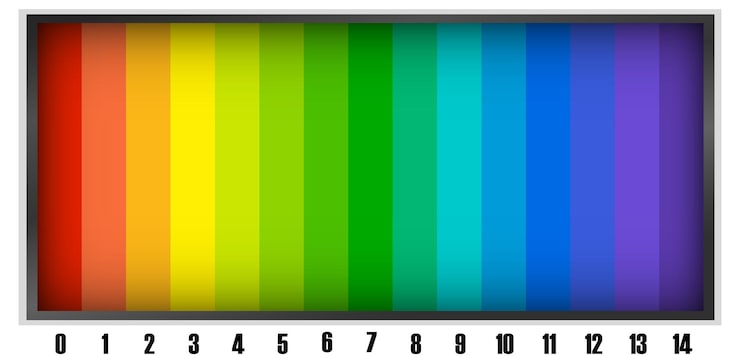
#> input picture semana_9_3_imagen_matriz_pixeles/python/imagen_taller.png, 740 x 363 px
$ jupyter execute taller_pixels_coordenadas.ipynb   (shell and % lines are left out)
#> lines starting #> are read from the running program, lines starting #| are printed output that depends on the picture
[cell 1]

import cv2
import numpy as np
import matplotlib.pyplot as plt
import matplotlib.gridspec as gridspec
import urllib.request
import os

# Configuración global de matplotlib
plt.rcParams['figure.dpi'] = 120
plt.rcParams['axes.titlesize'] = 11
plt.rcParams['axes.titleweight'] = 'bold'

print(' Librerías importadas correctamente')
print(f'   OpenCV  : {cv2.__version__}')
print(f'   NumPy   : {np.__version__}')

[cell 2]
# --- Opción A: Descargar una imagen de ejemplo ---
url = 'https://img.magnific.com/vector-gratis/ilustracion-cientifica-espectro-colores_1308-177298.jpg?semt=ais_hybrid&w=740&q=80'
img_path = 'imagen_taller.png'

# Si prefieres usar tu propia imagen, comenta las siguientes líneas
# y define: img_path = 'ruta/a/tu/imagen.jpg'
urllib.request.urlretrieve(url, img_path)
#> (this line was passed over: the network is not available in this run)
print(f' Imagen descargada: {img_path}')

# --- Cargar con OpenCV ---
img_bgr = cv2.imread(img_path)
#> img_bgr is the input picture: shape (363, 740, 3); mean B, G, R 118.4, 152.8, 125.7

# Verificar que se cargó correctamente
if img_bgr is None:
    raise FileNotFoundError(f'No se pudo cargar la imagen: {img_path}')

# Convertir a RGB para visualización con matplotlib
img_rgb = cv2.cvtColor(img_bgr, cv2.COLOR_BGR2RGB)

print(f'\n Propiedades de la imagen:')
print(f'   Shape (alto, ancho, canales) : {img_bgr.shape}')
#|    Shape (alto, ancho, canales) : (363, 740, 3)
print(f'   Tipo de dato                 : {img_bgr.dtype}')
#|    Tipo de dato                 : uint8
print(f'   Valor mínimo                 : {img_bgr.min()}')
#|    Valor mínimo                 : 0
print(f'   Valor máximo                 : {img_bgr.max()}')
#|    Valor máximo                 : 255
print(f'   Total de píxeles             : {img_bgr.shape[0] * img_bgr.shape[1]:,}')
#|    Total de píxeles             : 268,620

# Mostrar imagen
plt.figure(figsize=(5, 4))
plt.imshow(img_rgb)
plt.title('Imagen original')
plt.axis('off')
plt.tight_layout()
plt.show()

[cell 3]
# Inspeccionar píxeles individuales
h, w, c = img_bgr.shape

print(' Valores de píxeles en posiciones específicas:')
print(f'   Esquina superior izquierda (0,0)     : BGR = {img_bgr[0, 0]}')
#|    Esquina superior izquierda (0,0)     : BGR = [255 255 255]
print(f'   Centro de la imagen ({h//2},{w//2})  : BGR = {img_bgr[h//2, w//2]}')
#|    Centro de la imagen (181,370)  : BGR = [  1 170   0]
print(f'   Esquina inferior derecha ({h-1},{w-1}): BGR = {img_bgr[h-1, w-1]}')
#|    Esquina inferior derecha (362,739): BGR = [255 255 255]

print(f'\n Submatriz 4×4 del canal Verde (canal 1) en el centro:')
print(img_bgr[h//2-2:h//2+2, w//2-2:w//2+2, 1])
#| [[170 170 170 170]
#|  [170 170 170 170]
#|  [170 170 170 170]
#|  [170 170 170 170]]

[cell 4]
# ── Canales RGB ──────────────────────────────────────────────────────────────
r, g, b = img_rgb[:,:,0], img_rgb[:,:,1], img_rgb[:,:,2]

# Crear imágenes de canal único con color real
zeros = np.zeros_like(r)
img_rojo    = np.stack([r, zeros, zeros], axis=2)  # Solo rojo
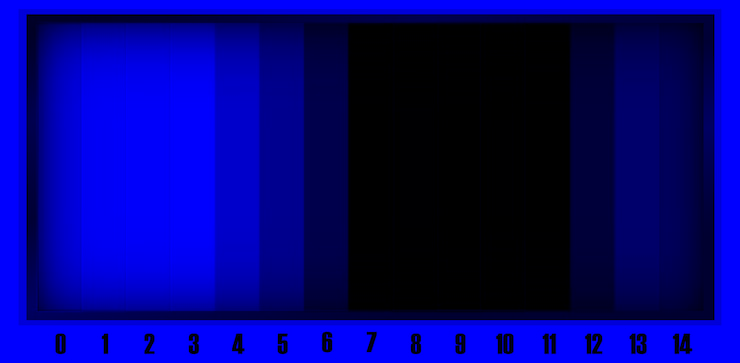
#> img_rojo: shape (363, 740, 3); mean of channels 0, 1, 2 125.7, 0, 0; drawn as B, G, R
img_verde   = np.stack([zeros, g, zeros], axis=2)  # Solo verde
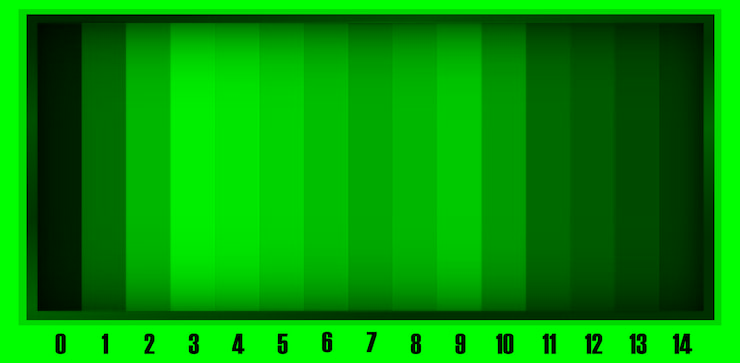
#> img_verde: shape (363, 740, 3); mean of channels 0, 1, 2 0, 152.8, 0; drawn as B, G, R
img_azul    = np.stack([zeros, zeros, b], axis=2)  # Solo azul
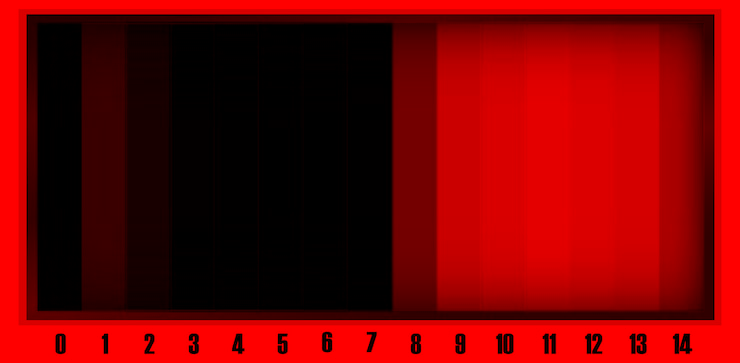
#> img_azul: shape (363, 740, 3); mean of channels 0, 1, 2 0, 0, 118.4; drawn as B, G, R

fig, axes = plt.subplots(1, 4, figsize=(14, 3.5))
for ax, img, titulo in zip(axes,
                            [img_rgb, img_rojo, img_verde, img_azul],
                            ['Original', 'Canal R (Rojo)', 'Canal G (Verde)', 'Canal B (Azul)']):
    ax.imshow(img)
    ax.set_title(titulo)
    ax.axis('off')
#> this loop made 4 passes
#> titulo on passes 1 to 4: 'Original', 'Canal R (Rojo)', 'Canal G (Verde)', 'Canal B (Azul)'
plt.suptitle('Descomposición en canales RGB', fontsize=13, fontweight='bold', y=1.02)
plt.tight_layout()
plt.show()

# ── Canales HSV ──────────────────────────────────────────────────────────────
img_hsv = cv2.cvtColor(img_bgr, cv2.COLOR_BGR2HSV)
#> img_hsv: shape (363, 740, 3); mean H, S, V 49.9, 167, 193.8
h_ch, s_ch, v_ch = img_hsv[:,:,0], img_hsv[:,:,1], img_hsv[:,:,2]
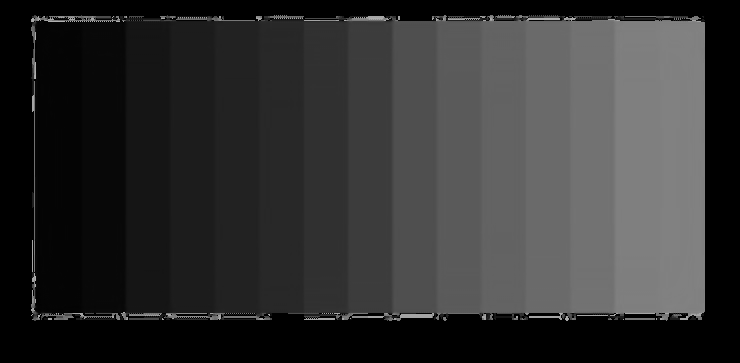
#> h_ch: shape (363, 740); min 0, max 177, mean 49.9
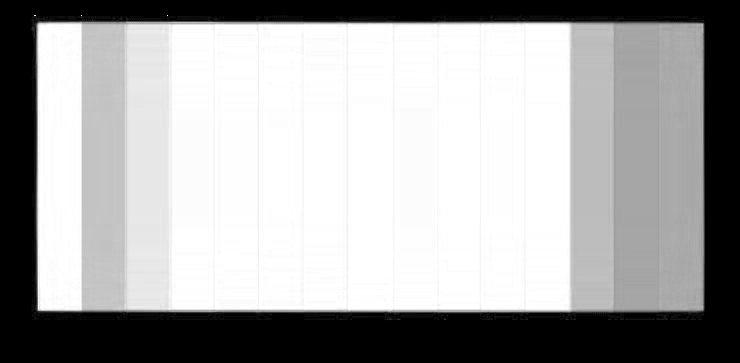
#> s_ch: shape (363, 740); min 0, max 255, mean 167
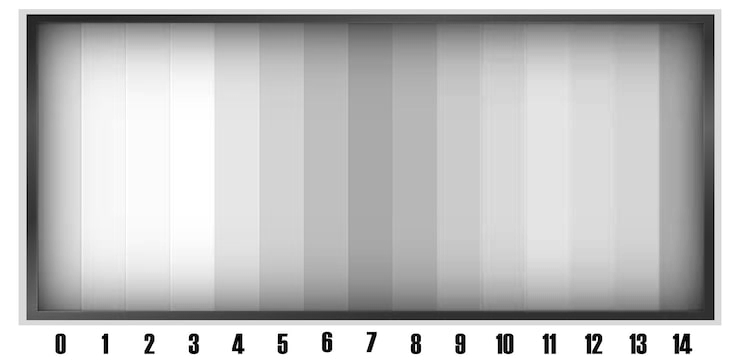
#> v_ch: shape (363, 740); min 0, max 255, mean 193.8

fig, axes = plt.subplots(1, 4, figsize=(14, 3.5))
datos = [img_rgb, h_ch, s_ch, v_ch]
titulos = ['Original', 'H - Matiz (Hue)', 'S - Saturación', 'V - Valor (Brillo)']
cmaps = [None, 'hsv', 'gray', 'gray']

for ax, img, titulo, cmap in zip(axes, datos, titulos, cmaps):
    ax.imshow(img, cmap=cmap)
    ax.set_title(titulo)
    ax.axis('off')
#> this loop made 4 passes

plt.suptitle('Descomposición en canales HSV', fontsize=13, fontweight='bold', y=1.02)
plt.tight_layout()
plt.show()

[cell 5]
img_mod1 = img_rgb.copy()  # Siempre trabajar sobre una copia

h, w = img_mod1.shape[:2]

# Definir coordenadas del rectángulo (y1, y2, x1, x2)
y1, y2 = int(h * 0.10), int(h * 0.35)
x1, x2 = int(w * 0.10), int(w * 0.45)

# Pintar la región de un color sólido (RGB)
color_nuevo = [255, 80, 0]   # Naranja
img_mod1[y1:y2, x1:x2] = color_nuevo

# Agregar un segundo rectángulo de diferente color
y3, y4 = int(h * 0.55), int(h * 0.85)
x3, x4 = int(w * 0.55), int(w * 0.90)
img_mod1[y3:y4, x3:x4] = [0, 180, 255]  # Azul cielo

fig, axes = plt.subplots(1, 2, figsize=(11, 4))
axes[0].imshow(img_rgb)
axes[0].set_title('Original')
axes[0].axis('off')
axes[1].imshow(img_mod1)
axes[1].set_title('Regiones recoloreadas')

# Anotar las regiones
import matplotlib.patches as mpatches
for (px1, py1, px2, py2, color, label) in [
        (x1, y1, x2-x1, y2-y1, 'orange', f'img[{y1}:{y2}, {x1}:{x2}] = naranja'),
        (x3, y3, x4-x3, y4-y3, 'deepskyblue', f'img[{y3}:{y4}, {x3}:{x4}] = azul')]:
    rect = mpatches.FancyBboxPatch((px1, py1), px2, py2,
                                    boxstyle='square,pad=0', linewidth=2,
                                    edgecolor=color, facecolor='none')
    axes[1].add_patch(rect)
    axes[1].text(px1+4, py1+14, label, color='white', fontsize=7,
                 bbox=dict(facecolor=color, alpha=0.75, pad=2, edgecolor='none'))

axes[1].axis('off')
plt.suptitle('3a. Cambiar color de regiones con slicing', fontweight='bold')
plt.tight_layout()
plt.show()

print(f'\n Sintaxis utilizada:')
print(f'   img[{y1}:{y2}, {x1}:{x2}] = [255, 80, 0]    → región naranja')
#|    img[36:127, 74:333] = [255, 80, 0]    → región naranja
print(f'   img[{y3}:{y4}, {x3}:{x4}] = [0, 180, 255]  → región azul')
#|    img[199:308, 407:666] = [0, 180, 255]  → región azul

[cell 6]
img_mod2 = img_rgb.copy()

h, w = img_mod2.shape[:2]

# Región ORIGEN: cuadrante superior derecho
src_y1, src_y2 = 0, h // 2
src_x1, src_x2 = w // 2, w
region_origen = img_rgb[src_y1:src_y2, src_x1:src_x2].copy()
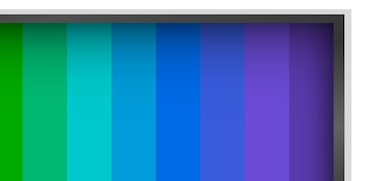
#> region_origen: shape (181, 370, 3); mean R, G, B 63.4, 131.2, 169.8

# Región DESTINO: cuadrante inferior izquierdo (mismo tamaño)
dst_y1, dst_y2 = h // 2, h
dst_x1, dst_x2 = 0, w // 2

# Redimensionar si los tamaños no coinciden exactamente
dst_h = dst_y2 - dst_y1
dst_w = dst_x2 - dst_x1
region_origen_resized = cv2.resize(region_origen, (dst_w, dst_h))

#  Operación de copia por slicing
img_mod2[dst_y1:dst_y2, dst_x1:dst_x2] = region_origen_resized

fig, axes = plt.subplots(1, 2, figsize=(11, 4))
axes[0].imshow(img_rgb)
# Marcar regiones en el original
src_rect = mpatches.FancyBboxPatch((src_x1, src_y1), src_x2-src_x1, src_y2-src_y1,
                                    boxstyle='square,pad=0', linewidth=3,
                                    edgecolor='lime', facecolor='none')
axes[0].add_patch(src_rect)
axes[0].text(src_x1+5, src_y1+18, 'ORIGEN', color='lime', fontsize=9, fontweight='bold')
axes[0].set_title('Original (origen marcado en verde)')
axes[0].axis('off')

axes[1].imshow(img_mod2)
dst_rect = mpatches.FancyBboxPatch((dst_x1, dst_y1), dst_x2-dst_x1, dst_y2-dst_y1,
                                    boxstyle='square,pad=0', linewidth=3,
                                    edgecolor='red', facecolor='none')
axes[1].add_patch(dst_rect)
axes[1].text(dst_x1+5, dst_y1+18, 'DESTINO', color='red', fontsize=9, fontweight='bold')
axes[1].set_title('Resultado (región copiada en rojo)')
axes[1].axis('off')

plt.suptitle('3b. Copiar región con slicing', fontweight='bold')
plt.tight_layout()
plt.show()
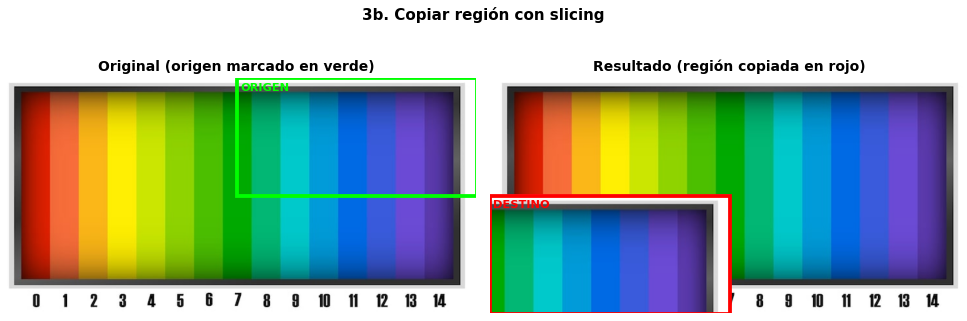
#> figure drawn by matplotlib, 2 panels

print(' Sintaxis:')
print(f'   region_origen = img[{src_y1}:{src_y2}, {src_x1}:{src_x2}].copy()')
#|    region_origen = img[0:181, 370:740].copy()
print(f'   img[{dst_y1}:{dst_y2}, {dst_x1}:{dst_x2}] = region_origen')
#|    img[181:363, 0:370] = region_origen

[cell 7]
colores_rgb  = ['red', 'green', 'blue']
nombres_canal = ['Rojo (R)', 'Verde (G)', 'Azul (B)']

fig = plt.figure(figsize=(14, 5))
gs = gridspec.GridSpec(1, 4, width_ratios=[1.5, 1, 1, 1], wspace=0.3)

# Imagen original
ax0 = fig.add_subplot(gs[0])
ax0.imshow(img_rgb)
ax0.set_title('Imagen original', fontweight='bold')
ax0.axis('off')

# Histograma por canal
for i, (color, nombre) in enumerate(zip(colores_rgb, nombres_canal)):
    ax = fig.add_subplot(gs[i + 1])

    # Método 1: cv2.calcHist
    hist_cv2 = cv2.calcHist([img_bgr], [2 - i], None, [256], [0, 256])
    ax.fill_between(range(256), hist_cv2.flatten(), alpha=0.6, color=color)
    ax.plot(hist_cv2.flatten(), color=color, linewidth=1)

    ax.set_title(f'Canal {nombre}', fontweight='bold')
    ax.set_xlabel('Intensidad (0-255)', fontsize=8)
    ax.set_ylabel('Frecuencia', fontsize=8)
    ax.set_xlim([0, 256])
    ax.tick_params(labelsize=7)
    ax.grid(True, alpha=0.3)

    # Estadísticas
    canal_data = img_rgb[:,:,i]
    media = canal_data.mean()
    std   = canal_data.std()
    ax.axvline(media, color='black', linestyle='--', linewidth=1, label=f'μ={media:.1f}')
    ax.legend(fontsize=7)
    print(f'   Canal {nombre:12s}: μ = {media:6.1f}  σ = {std:5.1f}  min={canal_data.min()}  max={canal_data.max()}')
#> this loop made 3 passes
#> (media, std) on passes 1 to 3: (125.7, 99.15), (152.8, 74.72), (118.4, 100.5)
#> (printed output is left out)

plt.suptitle('Histograma de intensidades por canal (cv2.calcHist)', fontsize=13, fontweight='bold')
plt.tight_layout()
plt.show()

# ── Histograma combinado con matplotlib.hist ──────────────────────────────────
fig, ax = plt.subplots(figsize=(8, 3))
for i, (color, nombre) in enumerate(zip(colores_rgb, nombres_canal)):
    ax.hist(img_rgb[:,:,i].ravel(), bins=256, range=(0,255),
            color=color, alpha=0.5, label=nombre, histtype='stepfilled')
ax.set_title('Histograma combinado (matplotlib.pyplot.hist)', fontweight='bold')
ax.set_xlabel('Intensidad')
ax.set_ylabel('Frecuencia')
ax.legend()
ax.grid(True, alpha=0.3)
plt.tight_layout()
plt.show()

[cell 8]
def ajustar_brillo_contraste(imagen_rgb, alpha=1.0, beta=0):
    """
    Aplica: g = alpha * f + beta

    Args:
        imagen_rgb : imagen NumPy en formato RGB
        alpha      : factor de contraste (default 1.0 = sin cambio)
        beta       : ajuste de brillo en [-127, 127]
    Returns:
        imagen ajustada (uint8, valores clipeados a [0,255])
    """
    # Método 1: Ecuación manual con NumPy
    img_manual = np.clip(alpha * imagen_rgb.astype(np.float32) + beta, 0, 255).astype(np.uint8)

    # Método 2: OpenCV (equivalente, más eficiente)
    img_cv2 = cv2.convertScaleAbs(imagen_rgb, alpha=alpha, beta=beta)

    return img_manual, img_cv2


# ── Comparación de diferentes ajustes ────────────────────────────────────────
configs = [
    (1.0,   0,  'Original\nα=1.0, β=0'),
    (1.0,  60,  'Más brillo\nα=1.0, β=+60'),
    (1.0, -60,  'Menos brillo\nα=1.0, β=-60'),
    (1.8,   0,  'Más contraste\nα=1.8, β=0'),
    (0.5,   0,  'Menos contraste\nα=0.5, β=0'),
    (1.5,  30,  'Combinado\nα=1.5, β=+30'),
]

fig, axes = plt.subplots(2, 3, figsize=(13, 7))
axes = axes.flatten()

for ax, (alpha, beta, titulo) in zip(axes, configs):
    img_result, _ = ajustar_brillo_contraste(img_rgb, alpha=alpha, beta=beta)
    ax.imshow(img_result)
    ax.set_title(titulo, fontsize=9)
    ax.axis('off')

plt.suptitle('5. Ajuste de Brillo y Contraste: g = α·f + β', fontsize=13, fontweight='bold')
plt.tight_layout()
plt.show()

# ── Verificar equivalencia entre métodos ────────────────────────────────────
img_m, img_c = ajustar_brillo_contraste(img_rgb, alpha=1.5, beta=30)
#> in ajustar_brillo_contraste (call 7), `img_manual = np.clip(alpha * imagen_rgb.astype(np.float32) + beta, 0, ..`:
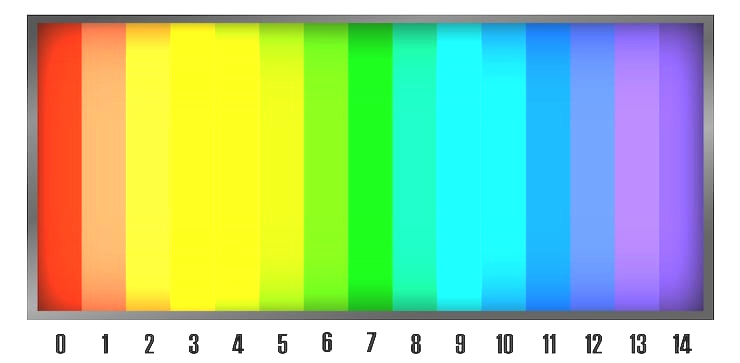
#> img_manual: shape (363, 740, 3); mean R, G, B 166.8, 207.7, 159.4
diferencia = np.abs(img_m.astype(int) - img_c.astype(int)).max()
#> diferencia = 1
print(f'\n Diferencia máxima entre método manual y cv2.convertScaleAbs: {diferencia} píxeles')
#|  Diferencia máxima entre método manual y cv2.convertScaleAbs: 1 píxeles

[cell 9]
casos = [
    (img_rgb, 'Original'),
    (cv2.convertScaleAbs(img_rgb, alpha=1.8, beta=0), 'Mayor contraste (α=1.8)'),
    (cv2.convertScaleAbs(img_rgb, alpha=1.0, beta=60), 'Mayor brillo (β=+60)'),
]

fig, axes = plt.subplots(2, 3, figsize=(13, 6))

for col, (img, titulo) in enumerate(casos):
    axes[0, col].imshow(img)
    axes[0, col].set_title(titulo, fontweight='bold')
    axes[0, col].axis('off')

    # Histograma de los 3 canales
    for i, color in enumerate(['red', 'green', 'blue']):
        hist = cv2.calcHist([img], [i], None, [256], [0, 256])
        axes[1, col].plot(hist, color=color, alpha=0.7)
    axes[1, col].set_xlim([0, 256])
    axes[1, col].set_xlabel('Intensidad')
    axes[1, col].set_ylabel('Frecuencia')
    axes[1, col].grid(True, alpha=0.3)
#> this loop made 3 passes
#> titulo on passes 1 to 3: 'Original', 'Mayor contraste (α=1.8)', 'Mayor brillo (β=+60)'

plt.suptitle('Efecto del ajuste de brillo/contraste en el histograma', fontsize=12, fontweight='bold')
plt.tight_layout()
plt.show()
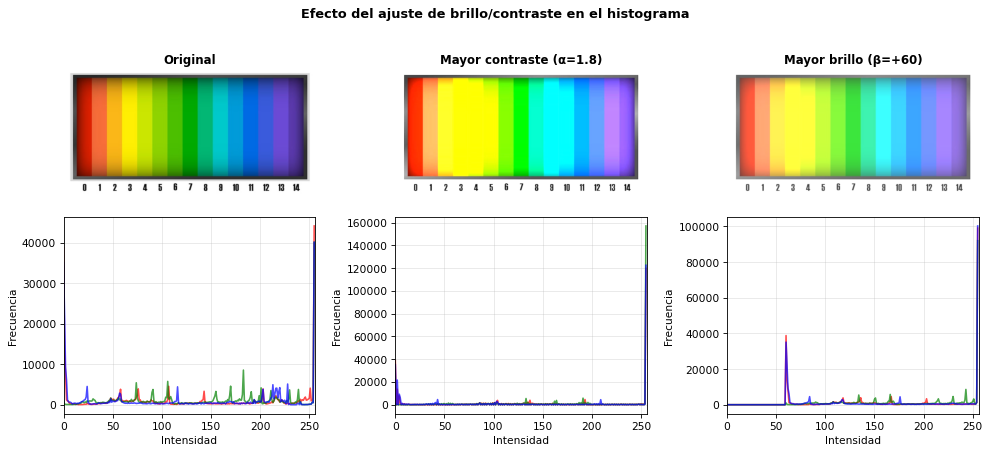
#> figure drawn by matplotlib, 6 panels; panel 4: curve peaks at x = 255, y = 44164; panel 4: curve peaks at x = 255, y = 40125; panel 4: curve peaks at x = 255, y = 40125; panel 5: curve peaks at x = 255, y = 119825

[cell 10]
try:
    import ipywidgets as widgets
    from IPython.display import display

    # Sliders
    slider_alpha = widgets.FloatSlider(
        value=1.0, min=0.1, max=3.0, step=0.1,
        description='Contraste (α):',
        style={'description_width': '130px'},
        layout=widgets.Layout(width='500px')
    )
    slider_beta = widgets.IntSlider(
        value=0, min=-127, max=127, step=5,
        description='Brillo (β):',
        style={'description_width': '130px'},
        layout=widgets.Layout(width='500px')
    )
    output = widgets.Output()

    def actualizar(alpha, beta):
        img_ajustada = cv2.convertScaleAbs(img_rgb, alpha=alpha, beta=beta)

        with output:
            output.clear_output(wait=True)
            fig, axes = plt.subplots(1, 2, figsize=(11, 4))

            axes[0].imshow(img_rgb)
            axes[0].set_title('Original')
            axes[0].axis('off')

            axes[1].imshow(img_ajustada)
            axes[1].set_title(f'Ajustada: α={alpha:.1f}, β={beta:+d}')
            axes[1].axis('off')

            plt.suptitle(' Control interactivo de brillo y contraste',
                         fontweight='bold', fontsize=12)
            plt.tight_layout()
            plt.show()

    interactive = widgets.interactive(actualizar,
                                      alpha=slider_alpha,
                                      beta=slider_beta)
#> the sliders are set to alpha = 1.0, beta = 0
    display(widgets.VBox([slider_alpha, slider_beta, output]))
    actualizar(1.0, 0)  # Mostrar estado inicial

except ImportError:
    print(' ipywidgets no está disponible. Instalarlo con:')
    print('   pip install ipywidgets')
    print('   jupyter nbextension enable --py widgetsnbextension')
